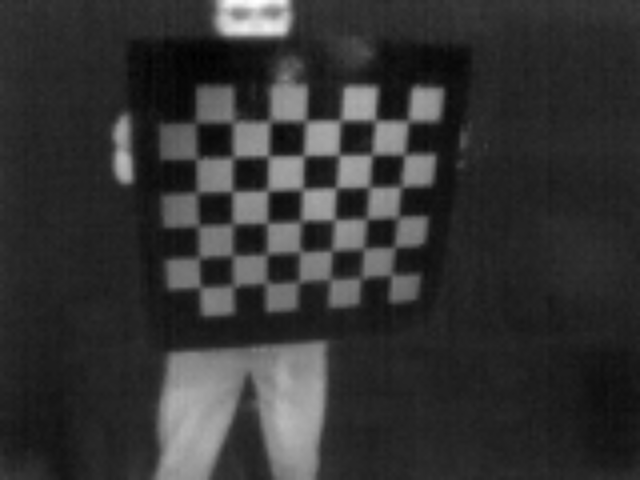
#> input picture Raw data/ir_mod/cam2_frame_18.png, 640 x 480 px, given as the content of the folder C:/Users/Asus/Documents/Shuna Ni/images/rgb_mod, which was not available
$ python AutoCalib_barebone_mod.py
#> lines starting #> are read from the running program, lines starting #| are printed output that depends on the picture; pictures that were not available may be replaced by others from this repository, and a replacement may not be noted
### Code/Utils/MiscUtils.py
import cv2
import os
import numpy as np

def loadImages(folder_name):
    files = os.listdir(folder_name)
    print("Loading images from ", folder_name)
    images = []
    for f in files:
        # print(f)
        image_path = folder_name + "\\" + f
        image = cv2.imread(image_path)
        if image is not None:
            images.append(image)
        else:
            print("Error in loading image ", image)

    return images


# [17 lines left out: functions extractParamFromA, retrieveA, not called in this run]

### Code/Utils/ImageUtils.py
import cv2
import numpy as np
# termination criteria
criteria = (cv2.TERM_CRITERIA_EPS + cv2.TERM_CRITERIA_MAX_ITER, 30, 0.001)

def getImagesPoints(imgs, h, w):
    images = imgs.copy()
    all_corners = []
    print(len(images))
    for image in images:
        gray = cv2.cvtColor(image, cv2.COLOR_BGR2GRAY)
        #Find the chess board corners
        flags = cv2.CALIB_CB_EXHAUSTIVE | cv2.CALIB_CB_ACCURACY
        retval, corners = cv2.findChessboardCornersSB(gray, (w, h), flags=flags)
        drawn = cv2.drawChessboardCorners(image, (7, 6), corners, retval)
        # cv2.imshow('Chessboard',drawn)
        # cv2.waitKey(0)
        if retval == True:
            corners2 = cv2.cornerSubPix(gray, corners, (11,11), (-1,-1), criteria)
            corners2 = corners2.reshape(-1,2)
            c = corners2[::-1]
            # corners2 = np.hstack((corners2.reshape(-1,2), np.ones((corners2.shape[0], 1))))
            all_corners.append(c)
        # print(all_corners)
    return all_corners

def displayCorners(images, all_corners, h, w, save_folder):
    for i, image in enumerate(images):
        corners = all_corners[i]
        corners = np.float32(corners.reshape(-1, 1, 2))
        cv2.drawChessboardCorners(image, (w, h), corners, True)
        img = cv2.resize(image, (int(image.shape[1]/3), int(image.shape[0]/3)))
        # cv2.imshow('frame', img)
        filename = save_folder + "\\" + str(i) + "draw.png"
        cv2.imwrite(filename, img)
        # cv2.waitKey()

    # cv2.destroyAllWindows()

### Code/Utils/MathUtils.py
import numpy as np
import cv2

def getWorldPoints(square_side, h, w):
    # h, w = [6, 9]
    Yi, Xi = np.indices((h, w))
    offset = 0
    lin_homg_pts = np.stack(((Xi.ravel() + offset) * square_side, (Yi.ravel() + offset) * square_side)).T
    return lin_homg_pts


def getH(set1, set2):
    nrows = set1.shape[0]
    if (nrows < 4):
        print("Need atleast four points to compute SVD.")
        return 0

    x = set1[:, 0]
    y = set1[:, 1]
    xp = set2[:, 0]
    yp = set2[:,1]
    A = []
    for i in range(nrows):
        row1 = np.array([x[i], y[i], 1, 0, 0, 0, -x[i]*xp[i], -y[i]*xp[i], -xp[i]])
        A.append(row1)
        row2 = np.array([0, 0, 0, x[i], y[i], 1, -x[i]*yp[i], -y[i]*yp[i], -yp[i]])
        A.append(row2)

    A = np.array(A)
    U, E, V = np.linalg.svd(A, full_matrices=True)
    H = V[-1, :].reshape((3, 3))
    H = H / H[2,2]
    return H

def getAllH(all_corners, square_side, h, w):
    set1 = getWorldPoints(square_side, h, w)
    all_H = []
    for corners in all_corners:
        set2 = corners
        H = getH(set1, set2)
        # H, _ = cv2.findHomography(set1, set2, cv2.RANSAC, 5.0)
        all_H.append(H)
    return all_H

def getVij(hi, hj):
    Vij = np.array([ hi[0]*hj[0], hi[0]*hj[1] + hi[1]*hj[0], hi[1]*hj[1], hi[2]*hj[0] + hi[0]*hj[2], hi[2]*hj[1] + hi[1]*hj[2], hi[2]*hj[2] ])
    return Vij.T

def getV(all_H):
    v = []
    for H in all_H:
        h1 = H[:,0]
        h2 = H[:,1]

        v12 = getVij(h1, h2)
        v11 = getVij(h1, h1)
        v22 = getVij(h2, h2)
        v.append(v12.T)
        v.append((v11 - v22).T)
    return np.array(v)

def arrangeB(b):
    B = np.zeros((3,3))
    B[0,0] = b[0]
    B[0,1] = b[1]
    B[0,2] = b[3]
    B[1,0] = b[1]
    B[1,1] = b[2]
    B[1,2] = b[4]
    B[2,0] = b[3]
    B[2,1] = b[4]
    B[2,2] = b[5]
    return B


def getB(all_H):
    v = getV(all_H)
    # vb = 0
    U, sigma, V = np.linalg.svd(v)
    b = V[-1, :]
    print("B matrix is ", b)
    B = arrangeB(b)
    return B

def getA(B):
    v0 = (B[0,1] * B[0,2] - B[0,0] * B[1,2])/(B[0,0] * B[1,1] - B[0,1]**2)
    lamb = B[2,2] - (B[0,2]**2 + v0 * (B[0,1] * B[0,2] - B[0,0] * B[1,2]))/B[0,0]
    alpha = np.sqrt(lamb/B[0,0])
    beta = np.sqrt(lamb * (B[0,0]/(B[0,0] * B[1,1] - B[0,1]**2)))
    gamma = -(B[0,1] * alpha**2 * beta) / lamb
    u0 = (gamma * v0 / beta) - (B[0,2] * alpha**2 / lamb)

    A = np.array([[alpha, gamma, u0], [0, beta, v0], [0, 0, 1]])
    return A


def getRotationAndTrans(A, all_H):
    all_RT = []
    for H in all_H:
        h1 = H[:, 0]
        h2 = H[:, 1]
        h3 = H[:, 2]
        lamb = np.linalg.norm(np.dot(np.linalg.inv(A), h1), 2)

        r1 = np.dot(np.linalg.inv(A), h1) / lamb
        r2 = np.dot(np.linalg.inv(A), h2) / lamb
        r3 = np.cross(r1, r2)
        t = np.dot(np.linalg.inv(A), h3) / lamb
        RT = np.vstack((r1, r2, r3, t)).T
        all_RT.append(RT)

    return all_RT

### Code/AutoCalib_barebone_mod.py

import numpy as np
import cv2
import scipy
import matplotlib.pyplot as plt
import math
import os
from Utils.MiscUtils import *
from Utils.ImageUtils import *
from Utils.MathUtils import *
import scipy.optimize
import argparse
square_side = 12.5


def run(mode):

    if (mode == "ir"):
        folder_name = r'C:\Users\Asus\Documents\Shuna Ni\images\ir_mod'   #folder where IR images are stored
        save_folder = r"C:\Users\Asus\Documents\Shuna Ni\images\ir_saved"  #folder where IR images are to be saved
    elif (mode=="rgb"):
        folder_name = r'C:\Users\Asus\Documents\Shuna Ni\images\rgb_mod'    #folder where RGB images are stored
        save_folder = r"C:\Users\Asus\Documents\Shuna Ni\images\rgb_saved"  #folder where IR images are to be saved

    images = loadImages(folder_name)
    h, w = [6,7]
    all_image_corners = getImagesPoints(images, h, w)
    print(len(all_image_corners) , len(all_image_corners[0]))
    world_corners = getWorldPoints(square_side, h, w)

    displayCorners(images, all_image_corners, h, w, save_folder)

    print("Calculating H for %d images", len(images))
    all_H_init = getAllH(all_image_corners, square_side, h, w)
    print("Calculating B")
    B_init = getB(all_H_init)
    print("Estimated B = ", B_init)
    print("Calculating A")
    A_init = getA(B_init)
    print("Initialized A = ",A_init)
    print("Calculating rotation and translation")
    all_RT_init = getRotationAndTrans(A_init, all_H_init)
    print("Init Kc")
    kc_init = np.array([0,0]).reshape(2,1)
    print("Initialized kc = ", kc_init)


    return A_init, all_image_corners, all_H_init, world_corners


#run once

rgb_A, rgb_corners, rgb_h, wc = run("rgb")
#> in loadImages, image is the input picture: shape (480, 640, 3); min 0, max 255, mean 51.6
#> in run, `images = loadImages(folder_name)`: images = 1 item
#| 1
#> the loop in getImagesPoints, `for image in images:` made 1 pass
#> (flags, retval) on pass 1: (48, True)
#> pass 1, in getImagesPoints, `drawn = cv2.drawChessboardCorners(image, (7, 6), corners, retval)`:
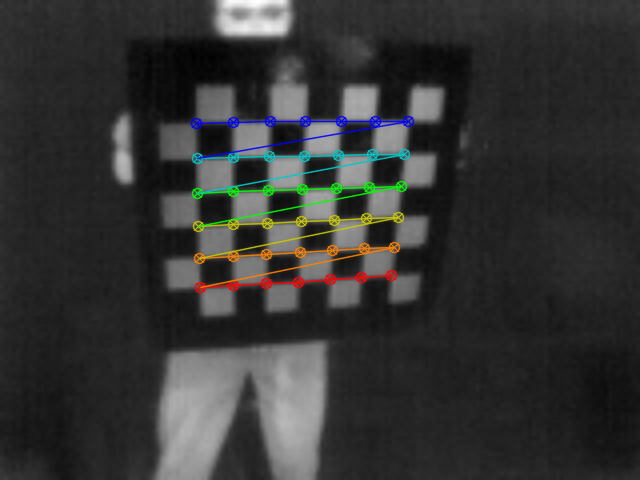
#> drawn: shape (480, 640, 3); mean B, G, R 51.6, 52.5, 52
#> after the loop in getImagesPoints, `for image in images:`: all_corners = 1 point arrays, longest 42 points
#| 1 42
#> the loop in displayCorners, `for i, image in enumerate(images):` made 1 pass
#> pass 1, in displayCorners, `img = cv2.resize(image, (int(image.shape[1]/3), int(image.shape[0]/3)))`:
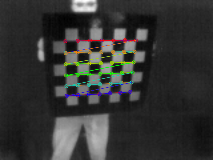
#> img: shape (160, 213, 3); mean B, G, R 51.5, 52.8, 52.2
#| Calculating H for %d images 1
#> the loop in getAllH, `for corners in all_corners:` made 1 pass
#> nrows in getH on pass 1: 42
#> pass 1, in getH, `U, E, V = np.linalg.svd(A, full_matrices=True)`:
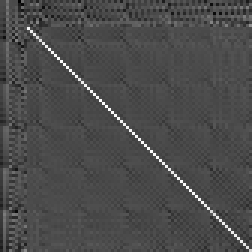
#> U: shape (84, 84) float64 (shown 3 times larger); min -0.407, max 0.967, mean -0.000417; drawn with min black and max white
#> after the loop in getAllH, `for corners in all_corners:`: all_H = [[[3.23, 0.438, 195.5], [0.0888, 3.18, 122.2], [0.000961, 0.00186, 1]]]
#> in run, `all_H_init = getAllH(all_image_corners, square_side, h, w)`: all_H_init has the same summary as all_H in getAllH
#> the loop in getV, `for H in all_H:` made 1 pass
#> (h1, h2, v12, v11, v22) on pass 1: ([3.23, 0.0888, 0.000961], [0.438, 3.18, 0.00186], [1.42, 10.31, 0.282, 0.00643, 0.00322, 1.79e-06], [10.44, 0.574, 0.00789, 0.00621, 0.000171, 9.24e-07], [0.192, 2.79, 10.11, 0.00163, 0.0118, 3.46e-06])
#> after the loop in getV, `for H in all_H:`: v = [[1.42, 10.31, 0.282, 0.00643, 0.00322, 1.79e-06], [10.25, -2.21, -10.1, 0.00458, -0.0117, -2.53e-06]]
#> in getB, `U, sigma, V = np.linalg.svd(v)`: U = [[-0.106, 0.994], [0.994, 0.106]]; sigma = [14.6, 10.36]; V = [[0.688, -0.226, -0.69, 0.000265, -0.000817, -1.85e-07], [0.241, 0.968, -0.0762, 0.000664, 0.00019, 1.46e-07], [0.685, -0.114, 0.72, 0.00036, -0.00022, -9.18e-09], [-0.000589, -0.000542, -2.58e-05, 1, -1.76e-07, -9.35e-11], [0.000667, -0.000393, -0.000391, 3.46e-07, 1, -5.37e-11], [9.88e-08, -1.84e-07, -1.1e-07, 4.92e-11, -1.28e-10, 1]]
#> in getB, `b = V[-1, :]`: b = [9.88e-08, -1.84e-07, -1.1e-07, 4.92e-11, -1.28e-10, 1]
#| B matrix is  [ 9.87697931e-08 -1.83808279e-07 -1.10248011e-07  4.92410019e-11
#|  -1.27516007e-10  1.00000000e+00]
#> in getB, `B = arrangeB(b)`: B = [[9.88e-08, -1.84e-07, 4.92e-11], [-1.84e-07, -1.1e-07, -1.28e-10], [4.92e-11, -1.28e-10, 1]]
#> in run, `B_init = getB(all_H_init)`: B_init has the same summary as B in getB
#| Estimated B =  [[ 9.87697931e-08 -1.83808279e-07  4.92410019e-11]
#|  [-1.83808279e-07 -1.10248011e-07 -1.27516007e-10]
#|  [ 4.92410019e-11 -1.27516007e-10  1.00000000e+00]]
#> in getA, `v0 = (B[0,1] * B[0,2] - B[0,0] * B[1,2])/(B[0,0] * B[1,1] - B[0,1]**2)`: v0 = -7.93e-05
#> in getA, `lamb = B[2,2] - (B[0,2]**2 + v0 * (B[0,1] * B[0,2] - B[0,0] * B[1,2]))..`: lamb = 1
#> in getA, `alpha = np.sqrt(lamb/B[0,0])`: alpha = 3181.9
#> in getA, `beta = np.sqrt(lamb * (B[0,0]/(B[0,0] * B[1,1] - B[0,1]**2)))`: beta = nan
#> in getA, `A = np.array([[alpha, gamma, u0], [0, beta, v0], [0, 0, 1]])`: A = [[3181.9, nan, nan], [0, nan, -7.93e-05], [0, 0, 1]]
#> in run, `A_init = getA(B_init)`: A_init has the same summary as A in getA
#| Initialized A =  [[ 3.18191027e+03             nan             nan]
#|  [ 0.00000000e+00             nan -7.93251929e-05]
#|  [ 0.00000000e+00  0.00000000e+00  1.00000000e+00]]
#> the loop in getRotationAndTrans, `for H in all_H:` made 1 pass
#> (h1, h2, h3, lamb, r1, r2, r3, t) on pass 1: ([3.23, 0.0888, 0.000961], [0.438, 3.18, 0.00186], [195.5, 122.2, 1], nan, [nan, nan, nan], [nan, nan, nan], [nan, nan, nan], [nan, nan, nan])
#> after the loop in getRotationAndTrans, `for H in all_H:`: all_RT = [[[nan, nan, nan, nan], [nan, nan, nan, nan], [nan, nan, nan, nan]]]
#> in run, `all_RT_init = getRotationAndTrans(A_init, all_H_init)`: all_RT_init has the same summary as all_RT in getRotationAndTrans
#> rgb_A has the same summary as A in getA; rgb_corners = 1 point arrays, longest 42 points; rgb_h has the same summary as all_H in getAllH; wc = 42 pairs, first value 0 to 75, second value 0 to 62.5
ir_A, ir_corners, ir_h, wc_1 = run("ir")
#> call 2 of getImagesPoints, with h = 6, w = 7
#> after the loop in getImagesPoints (call 2), `for image in images:`:
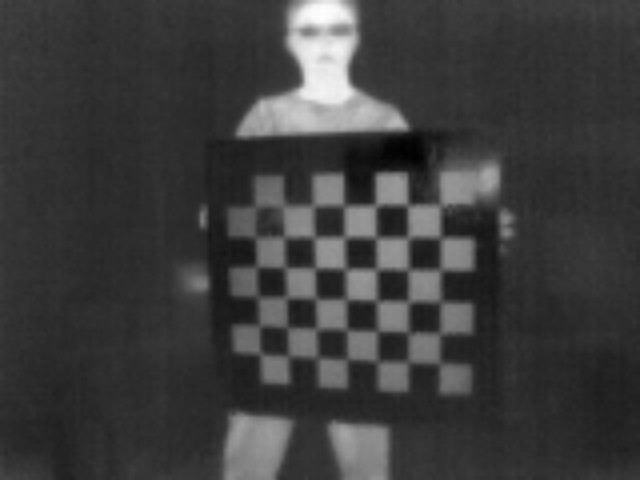
#> gray: shape (480, 640); min 0, max 255, mean 60.8
#> the loop in displayCorners (call 2), `for i, image in enumerate(images):` made 4 passes
#> pass 3, in displayCorners (call 2), `img = cv2.resize(image, (int(image.shape[1]/3), int(image.shape[0]/3)))`:
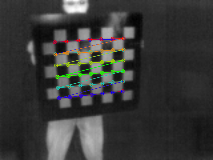
#> img: shape (160, 213, 3); mean B, G, R 56.2, 57.5, 56.7

# reprojects control points seen by the RGB camera onto the IR camera's frame of reference and finds distance


rgb_to_ir = []
#calculates the homogenous transformation matrix
for i in range(len(rgb_h)):
    H_rgb_inv = np.linalg.inv(rgb_h[i])
    H_ir = ir_h[i]
    rgb_to_ir.append(np.matmul(H_ir, H_rgb_inv))
#> this loop made 1 pass

# print(H_inv.shape, rgb_corners[0][0])
error_by_image = []
all_projections = []
for i in range(len(rgb_corners)):
    projections = []
    error = 0
    for j in range(len(rgb_corners[i])):
        rgb_corner = rgb_corners[i][j]
        corner2 = np.array([rgb_corner[0],rgb_corner[1],1]).reshape(3,1)
        calculated_point_3 = np.matmul(rgb_to_ir[i],corner2)
        calculated_point_2 = np.array([calculated_point_3[0][0]/calculated_point_3[2][0],calculated_point_3[1][0]/calculated_point_3[2][0] ])
        projections.append(calculated_point_2)
        actual_detected_corner = ir_corners[i][j]

        error += np.linalg.norm(calculated_point_2 - actual_detected_corner)
    all_projections.append(projections)
    mean_error = error/j
    error_by_image.append(mean_error)
#> this loop made 1 pass
#> mean_error on pass 1: 4.44e-14

print("Re-projection error for each image", error_by_image)
print("Mean error", sum(error_by_image)/len(error_by_image))

open_folder = r"C:\Users\Asus\Documents\Shuna Ni\images\ir_mod" #Enter folder where IR images are stored
save_folder = r"C:\Users\Asus\Documents\Shuna Ni\images\reproj_ir" #Enter folder where reprojected point images are to be stored
images = loadImages(open_folder)
for i,image in enumerate(images):
    drawn = cv2.drawChessboardCorners(image, (7, 6), ir_corners[i], True)
    # cv2.imshow('Chessboard',drawn)
    # cv2.waitKey(0)
#> (the run stopped early here; a loop or call above may not have finished)
